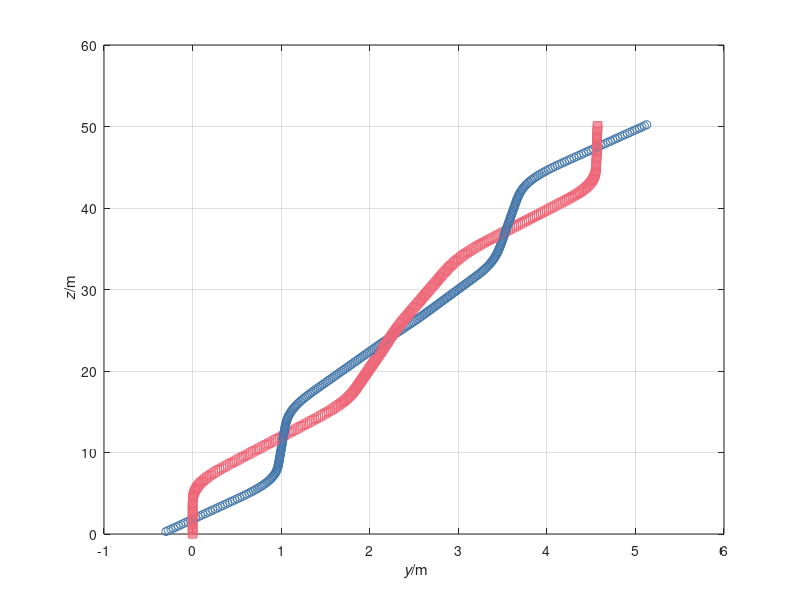

Write the MATLAB code that produced this figure.
%%% Simulation of two bodies connected by non-Hookean material in 2D
%% Coordinates (t, y, z)

%% Constants
ma = 0.1;  % kg: mass object a
mb = 0.1;  % kg: mass object b
g = 9.8;   % N/kg: gravitational acceleration
ln = 0.5;  % m: natural length
k = 0.5;   % N/m: spring constant

%% Initial conditions
t = 0;             % s: initial time
ra = [-0.3, 0.3];  % m: initial position object a
rb = [0, 0];       % m: initial position object b
va = [1, 5];       % m/s: initial velocity object a
vb = [0, 5];       % m/s: initial velocity object b

%% Boundary conditions
Ga = -ma * g * [0, 0];	% N: gravity supply object a
Gb = -mb * g * [0, 0];  % N: gravity supply object b

%% Parameters for time loop
t1 = 10;     % s: final time
dt = 0.001;  % s: time step %@

%% Plotting
dtplot = t1/360;  % time interval between plots
tplot = dtplot;	  % time for next plot
figure
plot(ra(1), ra(2), 'o', 'color', '#4477AA')
hold on; grid on
plot(rb(1), rb(2), 's', 'color', '#EE6677')
xlabel('{\it y}/m'); ylabel('{\it z}/m') %@

%% State: ra, rb, va, vb
%% Numerical time integration
while t < t1
  %% constitutive relations
  Pa = ma * va;
  Pb = mb * vb;
  l = norm(ra - rb); % calculation of present length
  if l < ln
    Fa = [0, 0];
  else
    Fa = -k * (l - ln) * (ra - rb)/l;
  end
  Fb = -Fa; % balance of momentum for non-Hookean material

  %% balances
  t = t + dt;
  Pa = Pa + (Fa + Ga) * dt;
  Pb = Pb + (Fb + Gb) * dt;
  ra = ra + va * dt;
  rb = rb + vb * dt;

  %% constitutive relations
  va = Pa / ma;
  vb = Pb / mb; %@

  %% plot
  if t > tplot
    plot(ra(1), ra(2), 'o', 'color', '#4477AA')
    plot(rb(1), rb(2), 's', 'color', '#EE6677')
    pause(0)
    tplot = tplot + dtplot;
  end %@
end
